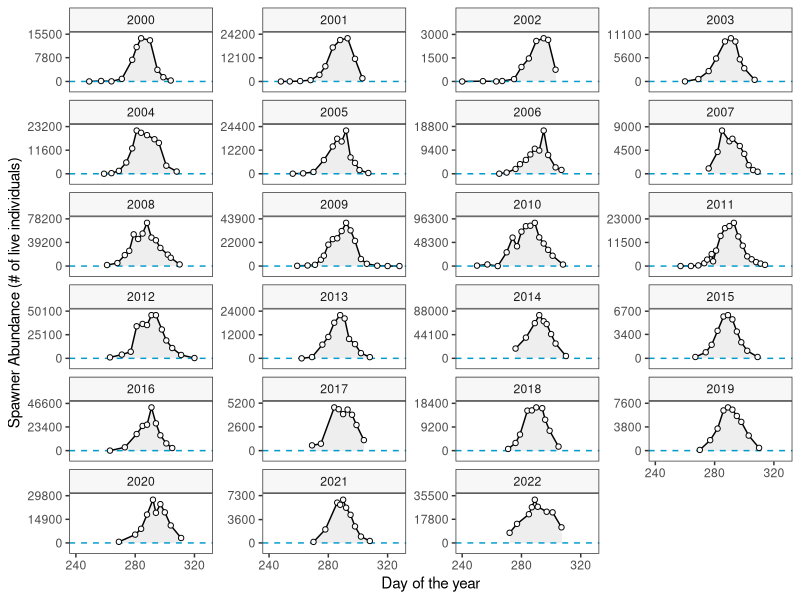
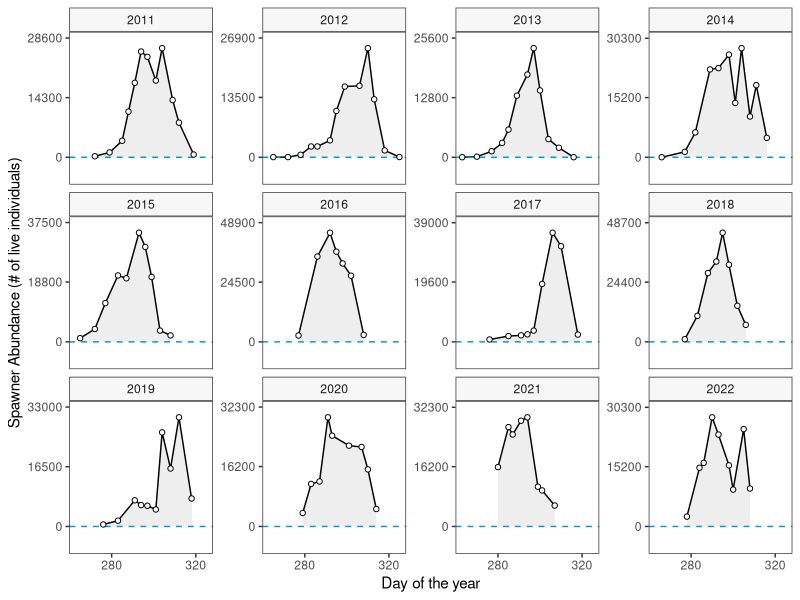
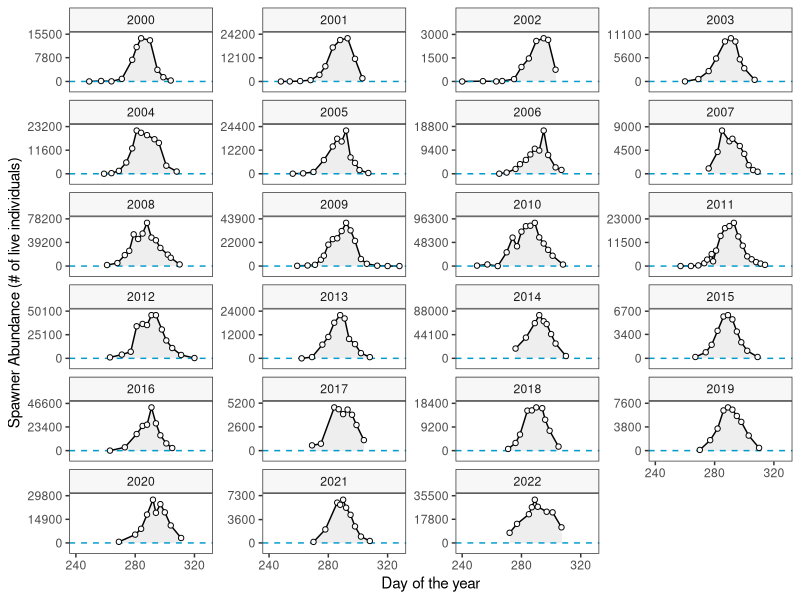
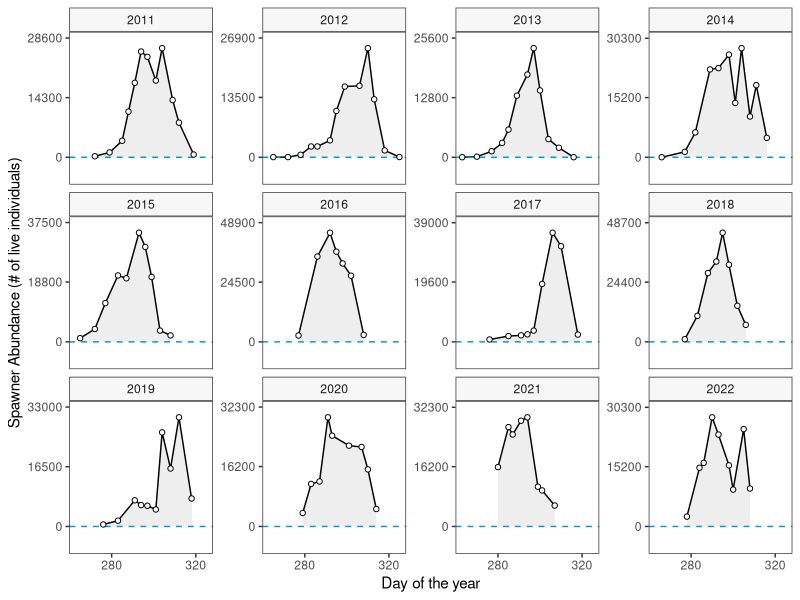

The R source for these figures, in order:
# Braden Judson
# Function for making AUC plots.

# Set project directory.
setwd("~/auc_code")

# Load libraries.
library(tidyverse); library(lubridate)

# Develop function. 
auc <- function(data, date, count) {
  
  # Function for rounding values to a given accuracy.
  round_any <- function(x, accuracy, f = round) 
               {f(x/accuracy)*accuracy}
  
  # Function for setting year-specific y-axis breaks (n=3).
  cbs <- function(y) {c(0, round_any(max(y)/2.1, 100),
                        round_any(max(y) - 0.05*(max(y)), 100))}
  
  # Function for extending y axis limits to best see the data.
  ylim <- function(y) {c(min(y) - 0.25*max(y), max(y) + max(y)*0.15)}
  
  # Reformat variables.
  data$year = as.factor(lubridate::year(data$date))
  data$date = yday(data$date)
  data[[count]] = as.numeric(data[[count]])
  
  # Pass to ggplot.
  (plot <- ggplot(data = data, 
                  aes(x = .data[[date]],
                      y = .data[[count]])) +
      
      # Fill in area under AUC with gray.
      geom_area(aes(y = .data[[count]]), 
                fill = "gray",   
                alpha = 0.25) +
      
      # Connect data points with black line.
      geom_line() +
      
      # Plot distirbutions year-by-year with free y-axes.
      facet_wrap(~ year, as.table = TRUE,
                 scales = "free_y",
                 ncol = 4) +
      
      # Add blue dotted line indicating zero.
      geom_hline(yintercept = 0,
                 color = "deepskyblue3",
                 linewidth = 0.5,
                 linetype = "dashed") +
      
      # Add individual data points on top of other geoms.
      geom_point(shape = 21, color = "black",
                 fill = "gray99") +
      
      # Use custom function to add 3 evenly spaced y-axis ticks.
      scale_y_continuous(expand = c(0,0), 
                         breaks = cbs,
                         limits = ylim) +
      
      # Keep x-axis consistent.
      scale_x_continuous(breaks = c(240, 280, 320)) +
      
      # Black and white theme.
      theme_bw() +
      
      # Remove grid lines.
      theme(panel.grid = element_blank()) +
      xlab("Day of the year") + 
      ylab("Spawner Abundance (# of live individuals)") +
      
      # Lighten background ribbon colour.
      theme(strip.background = element_rect(fill = "gray97")))
  
      aucs <- data %>%            
      # Assign to data to new variable to calculate AUCs.
      
      group_by(year) %>%   
      # Group by sampling year.
      
      mutate(tdiff = date - lag(date),                      
             # Difference in dates (time diff).
             
             tdiff = replace(tdiff, which(tdiff < 0), NA),
             # Negative times (spanning years) should be NA.
             
             xbar = (.data[[count]] + lag(.data[[count]]))/2, 
             # Average of counts wrt previous count
             
             fishdays = case_when(                          
               is.na(xbar) ~ .data[[count]] * 11/2,         
               # First survey, calculate left tail.
               !is.na(xbar) ~ tdiff * xbar
               # If not last survey, follow algorithmin of Hillborn.
             ),
             # Counts are time diff * average count.
             cumulative = collapse::fcumsum(fishdays)) %>%  
            # Cumulative summary vals - ignores NAs,
      group_by(year) %>%                                    
      summarise(total_auc = max(cumulative, na.rm = TRUE) +
                  # Take the total count...
                  (.data[[count]][which.max(date)]*(11/2)),
                  # ... and estimate right-most tail with known residency time.
                nerkids = round(total_auc/11,0))
                  # Divide the whole thing by the residency time.
  
  list(plots = plot,
       summ = aucs)
  
}


# Lower Osoyoos River ----------------------------------------------------------

# Read enumeration data in and manipulate it into two columns.
counts <- read.csv("lowerOSO_counts.csv", na.strings = "") %>% 
  select(c(1,2,7)) %>% 
  filter(!is.na(index_date)) %>% 
  mutate(index_date = dmy(index_date)) %>% 
  mutate_if(is.character, as.numeric) %>% 
  mutate(total = rowSums(.[,c(2,3)], na.rm = TRUE)) %>% 
  select(c(1,ncol(.))) %>% 
  `colnames<-`(., c("date", "live")) %>% 
  arrange(date); head(counts)

# Run plotting function.
(oso_plots <- auc(data = counts, date = "date", count = "live"))

# Save figures.
ggsave("plots/oso_auc.png", units = "px", 
       width = 2000, height = 2000)


# Penticton --------------------------------------------------------------------

# Read in data. Requires some manipulation.
pen <- read.csv("nerkids_all_yrs.csv") %>% 
  arrange(date) %>% 
  filter(stream != "Shingle Creek") %>% 
  select(1,3); head(pen)
  # Check that date format is interpretable by function.

(pen_plots <- auc(data = pen, date = "date", count = "count"))

ggsave("plots/pen_auc.png", units = "px", 
       width = 2000, height = 1300)

# -------------------------------------------------------------------------
